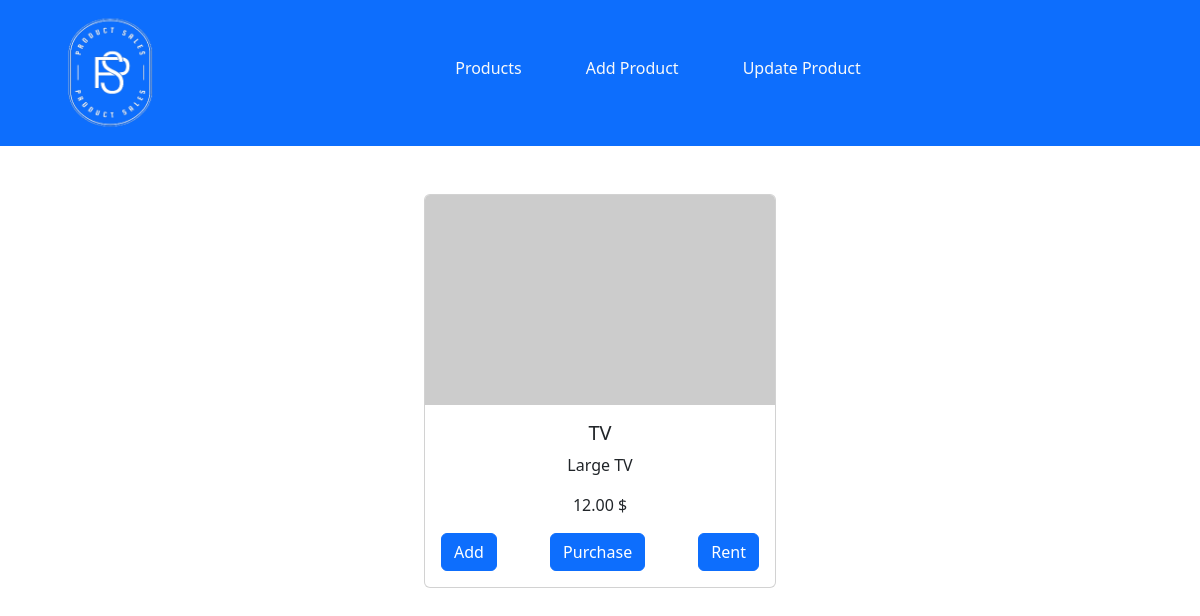
Screenshot of /item/product/7 (signed in) with the database file from the repository.
### projectApp/models.py (models this page shows, shortened)
class Product(models.Model):
    name = models.CharField( max_length=200)
    description = models.CharField(max_length=200)
    price = models.DecimalField(max_digits=100, decimal_places=2)
    users = models.ManyToManyField(User, through='Purchase')
    image = models.CharField(max_length=30 , null=True , default="https://placehold.co/500x300")

### projectApp/views.py (the view)
# urls.py: path('item/product/<int:product_id>',views.product , name='product'),
@login_required
def product(request , product_id):
   product = prodcutModel.objects.get(id=product_id)
   return render(request, 'projectApp/product.html',{'product': product})

### projectApp/templates/projectApp/product.html
{% extends 'projectApp/base.html' %} {% block content %}
<div class="card mx-auto" style="width: 22rem">
  <img
    src="https://placehold.co/1000x600"
    class="card-img-top w-auto h-auto"
    alt="..."
  />
  <div class="card-body">
    <h5 class="card-title">{{ product.name }}</h5>
    <p class="card-text">{{ product.description }}</p>
    <p class="card-text">{{ product.price }} $</p>
    <div class="d-flex gap-4 justify-content-between">
      <a href="{% url 'purchase' product.id 'added'  %}" class="btn btn-primary"
        >Add</a
      ><a
        href="{% url 'purchase' product.id 'purchased' %}"
        class="btn btn-primary"
        >Purchase</a
      ><a
        href="{% url 'purchase' product.id 'rented'  %}"
        class="btn btn-primary"
        >Rent</a
      >
    </div>
  </div>
</div>
{% endblock %}

### rows the page displays
Product: name "TV", description "Large TV", price "12.00"
